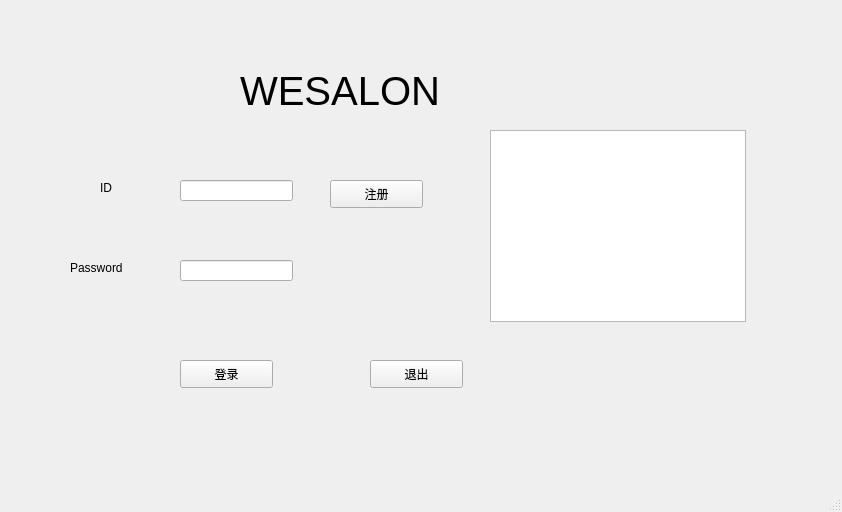
<?xml version="1.0" encoding="UTF-8"?>
<ui version="4.0">
 <class>login</class>
 <widget class="QMainWindow" name="login">
  <property name="geometry">
   <rect>
    <x>0</x>
    <y>0</y>
    <width>842</width>
    <height>512</height>
   </rect>
  </property>
  <property name="minimumSize">
   <size>
    <width>842</width>
    <height>512</height>
   </size>
  </property>
  <property name="maximumSize">
   <size>
    <width>842</width>
    <height>512</height>
   </size>
  </property>
  <property name="windowTitle">
   <string>MainWindow</string>
  </property>
  <widget class="QWidget" name="centralwidget">
   <widget class="QPushButton" name="LoginButton">
    <property name="geometry">
     <rect>
      <x>180</x>
      <y>360</y>
      <width>93</width>
      <height>28</height>
     </rect>
    </property>
    <property name="text">
     <string>登录</string>
    </property>
   </widget>
   <widget class="QPushButton" name="QuitButton">
    <property name="geometry">
     <rect>
      <x>370</x>
      <y>360</y>
      <width>93</width>
      <height>28</height>
     </rect>
    </property>
    <property name="text">
     <string>退出</string>
    </property>
   </widget>
   <widget class="QLabel" name="WESALON">
    <property name="geometry">
     <rect>
      <x>240</x>
      <y>50</y>
      <width>211</width>
      <height>81</height>
     </rect>
    </property>
    <property name="font">
     <font>
      <pointsize>30</pointsize>
     </font>
    </property>
    <property name="text">
     <string>WESALON</string>
    </property>
   </widget>
   <widget class="QLabel" name="IDLabel">
    <property name="geometry">
     <rect>
      <x>100</x>
      <y>180</y>
      <width>72</width>
      <height>15</height>
     </rect>
    </property>
    <property name="text">
     <string>ID</string>
    </property>
   </widget>
   <widget class="QLabel" name="PasswordLabel">
    <property name="geometry">
     <rect>
      <x>70</x>
      <y>260</y>
      <width>72</width>
      <height>15</height>
     </rect>
    </property>
    <property name="text">
     <string>Password</string>
    </property>
   </widget>
   <widget class="QTextBrowser" name="LoginMessage">
    <property name="geometry">
     <rect>
      <x>490</x>
      <y>130</y>
      <width>256</width>
      <height>192</height>
     </rect>
    </property>
   </widget>
   <widget class="QLineEdit" name="IDEdit">
    <property name="geometry">
     <rect>
      <x>180</x>
      <y>180</y>
      <width>113</width>
      <height>21</height>
     </rect>
    </property>
   </widget>
   <widget class="QLineEdit" name="PasswordEdit">
    <property name="geometry">
     <rect>
      <x>180</x>
      <y>260</y>
      <width>113</width>
      <height>21</height>
     </rect>
    </property>
   </widget>
   <widget class="QPushButton" name="RegisterButton">
    <property name="geometry">
     <rect>
      <x>330</x>
      <y>180</y>
      <width>93</width>
      <height>28</height>
     </rect>
    </property>
    <property name="text">
     <string>注册</string>
    </property>
   </widget>
  </widget>
  <widget class="QStatusBar" name="statusbar"/>
 </widget>
 <resources/>
 <connections/>
</ui>
